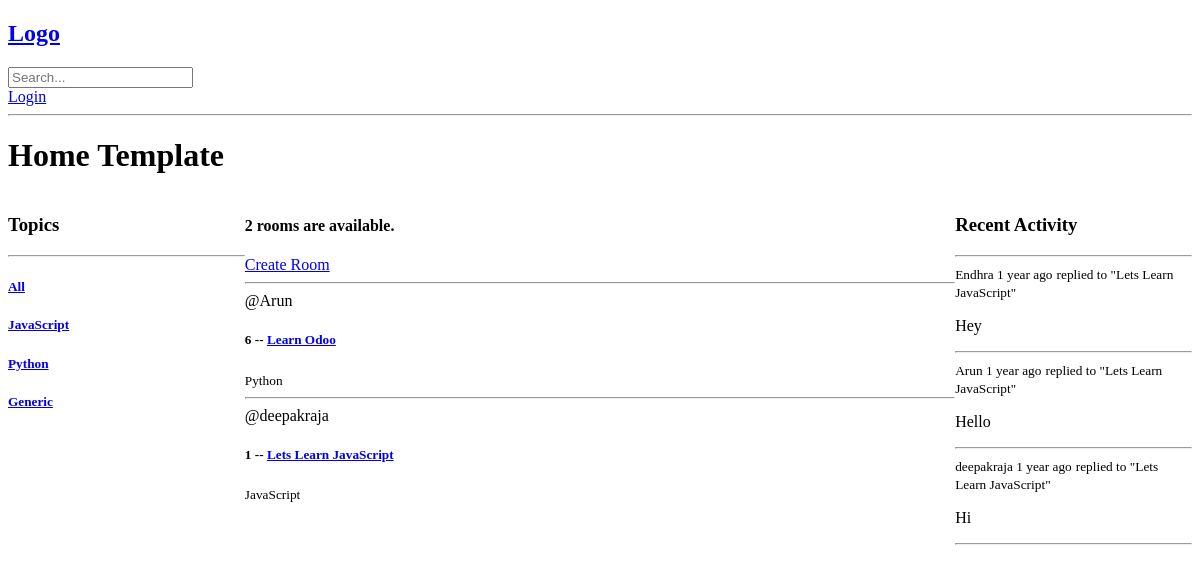
The app's page /, older data.
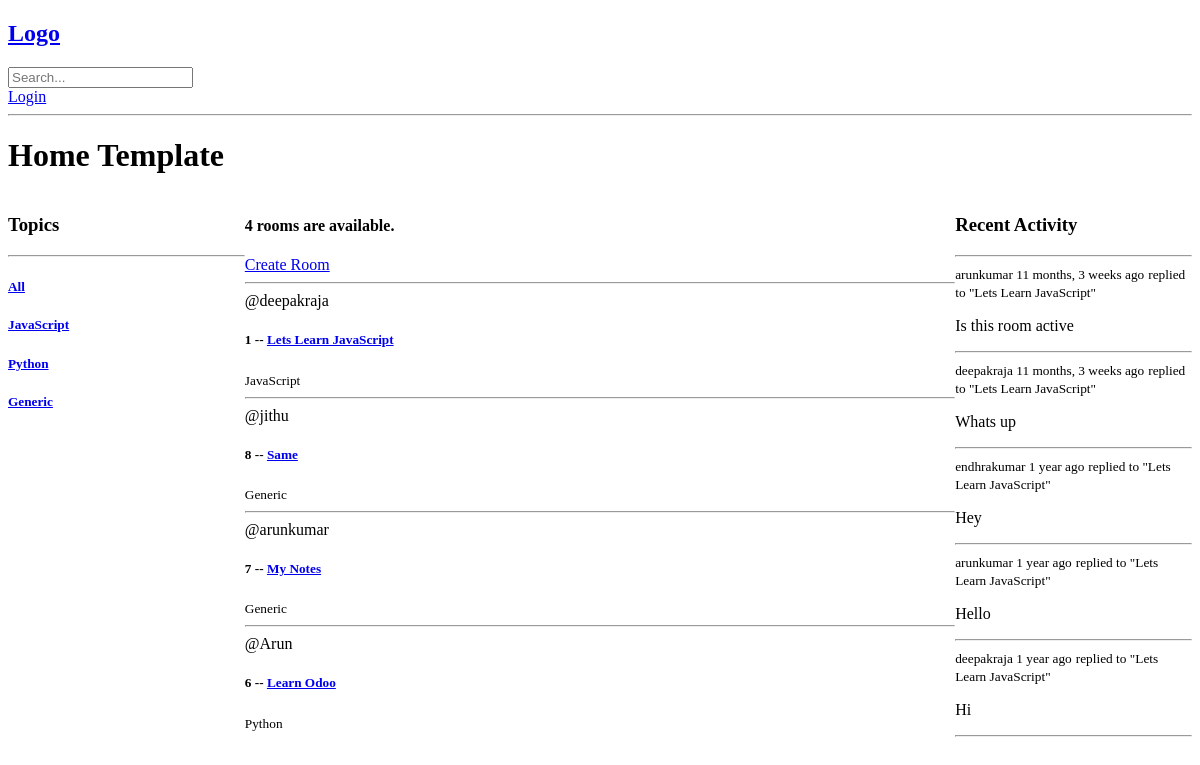
The same page, newer data.
### base/models.py (models this page shows, shortened)
class Topic(models.Model):
    title = models.CharField(max_length=200)
    updated = models.DateTimeField(auto_now=True)
    created = models.DateTimeField(auto_now_add=True)

class Room(models.Model):
    name = models.CharField(max_length=200)
    host = models.ForeignKey(User, on_delete=models.SET_NULL, null=True)
    topic = models.ForeignKey(Topic, on_delete=models.SET_NULL, null=True)
    description = models.TextField(null=True, blank=True)
    participants = models.ManyToManyField(
        User, related_name="participants", blank=True)
    updated = models.DateTimeField(auto_now=True)
    created = models.DateTimeField(auto_now_add=True)
    class Meta:
        ordering = ['-updated', '-created']

class Message(models.Model):
    room = models.ForeignKey(Room, on_delete=models.CASCADE)
    user = models.ForeignKey(User, on_delete=models.CASCADE)
    body = models.TextField()
    updated = models.DateTimeField(auto_now=True)
    created = models.DateTimeField(auto_now_add=True)
    class Meta:
        ordering = ['-updated', '-created']

### base/views.py (the view)
# urls.py: path('', views.home, name='home'),
def home(request):
    q = request.GET.get('q') if request.GET.get('q') is not None else ''
    print('================================================================')
    print(q)
    rooms = Room.objects.filter(
        Q(topic__title__icontains=q) |
        Q(name__icontains=q) |
        Q(host__username__icontains=q)
    )
    topics = Topic.objects.all()
    rooms_count = rooms.count()
    room_messages = Message.objects.filter(Q(room__topic__title__icontains=q))
    print(rooms.count())
    context = {'rooms': rooms,
               'topics': topics,
               'rooms_count': rooms_count,
               'room_messages':room_messages,
               }
    return render(request, 'base/home.html', context=context)

### base/templates/base/home.html (shortened to what this page needs)
{% extends 'main.html' %} {% block content %}
<h1>Home Template</h1>
<div class="home-container">
  <div>
    <h3>Topics</h3>
    <hr>
    <a href="/"><h5>All</h5></a>
    {%for topic in topics%}
    <div>
      <a href="{% url 'home' %}?q={{topic.title}}"><h5>{{ topic.title }}</h5></a>
    </div>
    {%endfor%}
  </div>
  <div>
    <div>
      <h4>
        {% if rooms_count == 1%}
        Only {{rooms_count}} room is available.
        {% elif rooms_count > 1 %}
        {{rooms_count}} rooms are available.
        {% endif %}
      </h4>
    </div>
    <a href="{% url "create-room" %}">Create Room</a>
    {% for room in rooms %}
    <div>
      <hr>
      <span>@{{room.host.username}}</span>
      <h5>{{room.id}} -- <a href="{% url "room" room.id %}">{{room.name}}</a></h5>
      <small>{{room.topic.title}}</small>
    </div>
    {% endfor %}
  </div>
  <div>
    {% include "base/activity_component.html" %}
  </div>
</div>
{% endblock content %}

### templates/main.html (shortened to what this page needs)
<!DOCTYPE html>
<html>
  <head>
  </head>
  <body>
    {% include "navbar.html" %}  {% block content %} {% endblock content %}
  </body>
</html>

### templates/navbar.html
<h2>
  <a href="#">Logo</a>
</h2>
<form method="GET" action='{% url "home"%}'>
  <input type="text" name="q" placeholder="Search..." />
</form>
{% if request.user.is_authenticated %}
<h2>Hello {{request.user.username}}</h2>
<div>
  <a href="{% url 'logout' %}">Logout</a>
</div>
{% else %}
<div>
  <a href="{% url 'login' %}">Login</a>
</div>
{% endif %}
<hr />

### base/templates/base/activity_component.html (shortened to what this page needs)
<h3>Recent Activity</h3>
    <hr>
    {% for message in room_messages %}
      <div>
        <small>{{message.user}} {{message.created|timesince}} ago</small>
        <small> replied to "{{message.room.name}}"</small>
        <p>{{message.body}}</p>
        <hr>
      </div>
    {% endfor %}

### base/templates/base/home.html (style rules this page uses)
.home-container { display: grid; grid-template-columns: 1fr 3fr 1fr; }

Row changes from the older to the newer data that the page shows:
changed Room "Lets Learn JavaScript": moves up the list
added Room: host.username "jithu", id "8", name "Same", topic "Generic"
added Room: host.username "arunkumar", id "7", name "My Notes", topic "Generic"
added Message: user "arunkumar", created "11 months, 3 weeks", room.name "Lets Learn JavaScript", body "Is this room active"
added Message: user "deepakraja", created "11 months, 3 weeks", room.name "Lets Learn JavaScript", body "Whats up"
changed Message "Hey": user "Endhra" → "endhrakumar"
changed Message "Hello": user "Arun" → "arunkumar"
Text that changed along with them:
{{ rooms_count }}: "2" → "4"
